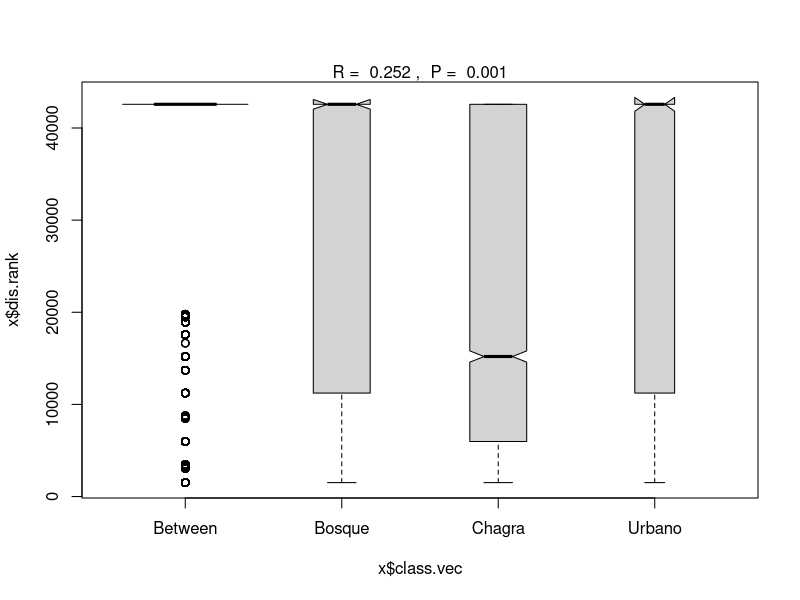
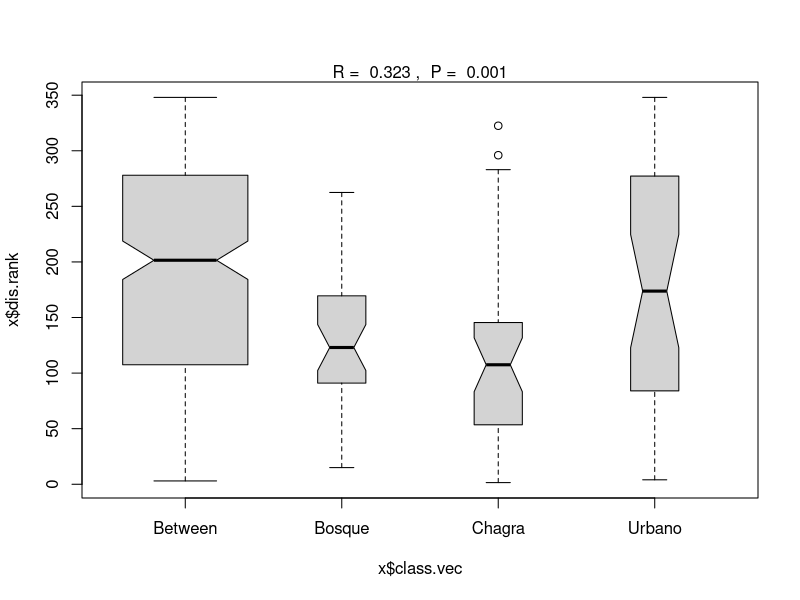

R code for these plots, in order: (Note: this script raises an error after producing the figures.)
library(vegan)
library(readxl)
library(ggplot2)
############################################################################# Anosim-Simper Por UM
setwd("~/Rstudio/Mitu/Multi")

Especies<-as.matrix(read_excel("Especies1.xlsx"))
Especies
Zonas<-as.matrix(read.csv("Zonas2.csv"))
Zonas<-as.matrix(Zonas)
Distancias<-vegdist(Especies, method = "jaccard", binary = TRUE, na.rm = TRUE)
Distancias
Anosim<-anosim(Distancias,Zonas, distance = "jaccard")
Zonas1<-read.csv("Zonas1.csv")#Para simper
Simper<-simper(Especies, Zonas1$Zonas)
Anosim
Simper
plot(Anosim)
################################################################################ Anosim-Simper Por transecto
setwd("~/Rstudio/Mitu/Multi")

Especies<-read_excel("TR1.xlsx")
Especies = replace(Especies, Especies >0 , 1)
Especies<-as.matrix(Especies)
##Especies<-Especies[rowSums(Especies[])>0,]##Por si se necesita extraer los ceros
Especies
Zonas<-read_excel("Variables1.xlsx")
Zonas
Distancias<-vegdist(Especies)
Distancias
Anosim<-anosim(Distancias,Zonas$Zona, distance = "jaccard")
Simper<-simper(Especies, Zonas$Zona)
Anosim
Simper
plot(Anosim)
write.csv(Simper,file = "Simper_out.csv")
################################################################################ NMDS UM
library(vegan)
library(readxl)
library(ggplot2)
library(tidyverse)
Especies<-read_excel("Especies1.xlsx")
Especies
Distancias<-vegdist(Especies,na.rm = TRUE)
Distancias
NMDS<-metaMDS(Distancias)
plot(NMDS)
Zonas<-read.csv("Zonas1.csv", header = TRUE, sep = ",")
Zonas<-Zonas$Zonas
DF<-NMDS$points %>% as.data.frame() %>% bind_cols(Zonas)
DF
ggplot(DF,aes(x=MDS1,y=MDS2, col=Zonas)) + geom_point(cex=4) + theme_bw(base_size = 24)
Variables<-read_excel("Variables1.xlsx",col_names = TRUE)
Variables<-as.data.frame(Variables)

DF<-NMDS$points %>% as.data.frame() %>% bind_cols(Variables$Zona,Variables$ID,Variables$Hojarasca,Variables$Altitud,Variables$Dist_Centro,Variables$Luz,Variables$Temperatura,Variables$Humedad)
colnames(DF)<-c("MDS1","MDS2","Zona","ID","Hojarasca","Altitud","Distancia_Centro_Urbano","Cobertura_dosel","Temperatura","Humedad")

ef1 <- envfit(NMDS, DF, permu = 999)
ef1

Vectores = as.data.frame(scores(ef1, "vectors")) * ordiArrowMul(ef1)
ggplot(DF,aes(x=MDS1,y=MDS2, col = Zonas)) + ggtitle("Incidencia vs Variables bióticas y ambientales") + geom_point(cex=6) + theme_bw(base_size = 24) +  
  geom_segment(aes(x = 0, y = 0, xend = NMDS1, yend = NMDS2), data = Vectores, size =1, alpha = 0.5, colour = "grey30") +
  geom_point(data = Vectores, aes(x = NMDS1, y = NMDS2), shape = "diamond", size = 4, alpha = 0.6, colour = "navy") +
  geom_text(data = Vectores, aes(x = NMDS1, y = NMDS2+0.03), label = row.names(Vectores), colour = "navy", fontface = "bold",position=position_jitter(width=0.02,height=0.012))


################################################################################ NMDS Por transectos
library(vegan)
library(readxl)
library(ggplot2)
library(tidyverse)
library(svglite)

setwd("~/Rstudio/Mitu/Multi")

Transectos<-read_excel("TR.xlsx")
Transectos<-Transectos[,c(-1,-2)]
Transectos<-as.matrix(Transectos)

Distancias1<-vegdist(Transectos, method = "jaccard", binary = TRUE, na.rm = TRUE)

Usos<-read_excel("TR.xlsx")
Usos<-as.matrix(Usos[,2])
Variables<-read_excel("Variables1.xlsx",col_names = TRUE)
Variables<-as.data.frame(Variables)

NMDS1<- metaMDS(Distancias1)
plot(NMDS1)  
NMDS1$stress

DF2<-NMDS1$points %>% as.data.frame() %>% bind_cols(Variables$ID,Variables$Hojarasca,Variables$Altitud,Variables$Dist_Centro,Variables$Luz,Variables$Temperatura,Variables$Humedad)
colnames(DF2)<-c("MDS1","MDS2","ID","Hojarasca","Altitud","Distancia_Centro_Urbano","Cobertura_dosel","Temperatura","Humedad")

ggplot(DF2,aes(x=MDS1,y=MDS2, col = Usos)) + ggtitle("Riqueza vs Usos de suelo") + geom_point(cex=6) + theme_bw(base_size = 24) + stat_ellipse()
ef <- envfit(NMDS1, DF2, permu = 999)

Vectores = as.data.frame(scores(ef, "vectors")) * ordiArrowMul(ef)

ggplot(DF2,aes(x=MDS1,y=MDS2, col = Usos)) + ggtitle("Riqueza vs Variables bióticas y ambientales") + geom_point(cex=6) +  
        geom_segment(aes(x = 0, y = 0, xend = NMDS1, yend = NMDS2), data = Vectores, size =1, alpha = 0.5, colour = "grey30") +
        geom_point(data = Vectores, aes(x = NMDS1, y = NMDS2), shape = "diamond", size = 8, alpha = 0.6, colour = "navy") +
        stat_ellipse(level = 0.85) + theme(plot.title = element_text(hjust = 0.5), text = element_text(size = 28)) +
        #geom_text(data = Vectores, aes(x = NMDS1, y = NMDS2+0.03), label = row.names(Vectores), colour = "navy", fontface = "bold",position=position_jitter(width=0.02,height=0.012)) +
        geom_text(data=DF2,aes(x=MDS1,y=MDS2,label=ID),alpha=0.5, nudge_y = -0.020) +
        annotate(geom="text", x=0.55, y=-0.50, label="Stress =",color="red") +
        annotate(geom="text", x=0.55, y=-0.54, label=NMDS1$stress,color="red")
